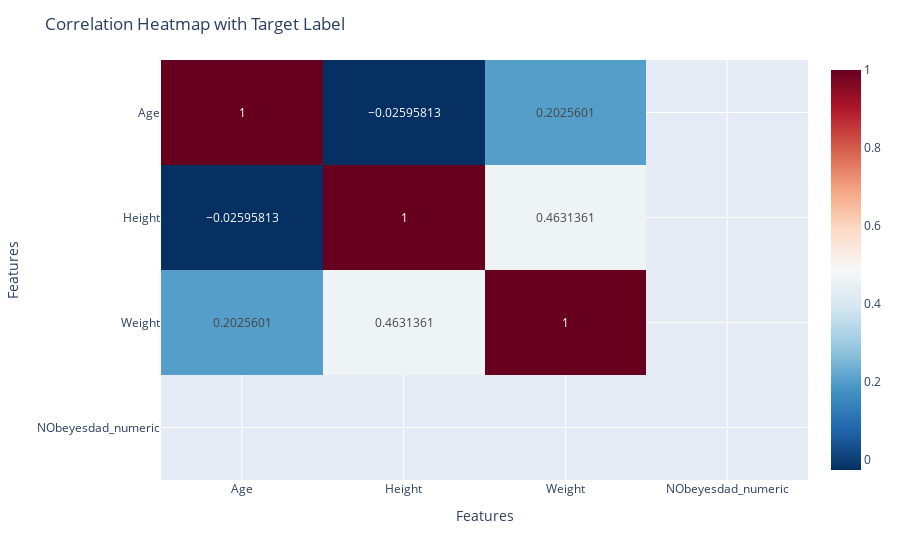

This figure's notebook cell:
### Code cell
import pandas as pd
import plotly.express as px

# Mapping the target label to numerical values
obesity_map = {'Insufficient_Weight': 0, 'Normal_Weight': 1, 'Overweight_Level_I': 2, 
               'Overweight_Level_II': 3, 'Obesity_Type_I': 4, 'Obesity_Type_II': 5, 'Obesity_Type_III': 6}
df['NObeyesdad_numeric'] = df['NObeyesdad'].map(obesity_map)

# Selecting columns including the numeric target label
selected_columns = ['Age', 'Height', 'Weight', 'NObeyesdad_numeric']
df_selected = df[selected_columns]

# Calculating the correlation matrix
correlation_matrix = df_selected.corr()

# Creating the heatmap
fig = px.imshow(correlation_matrix, 
                text_auto=True,  # Display correlation values on the heatmap
                aspect="auto",  # Adjust aspect ratio
                color_continuous_scale='RdBu_r')  # Color scale for visualization

# Updating layout for better readability
fig.update_layout(
    title='Correlation Heatmap with Target Label',
    xaxis_title='Features',
    yaxis_title='Features',
    xaxis=dict(tickmode='array', tickvals=list(range(len(df_selected.columns))), ticktext=df_selected.columns),
    yaxis=dict(tickmode='array', tickvals=list(range(len(df_selected.columns))), ticktext=df_selected.columns)
)

fig.show()

### Figure 1 — Plotly figure (JSON) as saved in the notebook; plotly's stock layout.template omitted (floating-point values rounded to 4 significant figures)
{"data": [{"coloraxis": "coloraxis", "hovertemplate": "x: %{x}<br>y: %{y}<br>color: %{z}<extra></extra>", "name": "0", "texttemplate": "%{z}", "type": "heatmap", "x": ["Age", "Height", "Weight", "NObeyesdad_numeric"], "xaxis": "x", "y": ["Age", "Height", "Weight", "NObeyesdad_numeric"], "yaxis": "y", "z": [[1, -0.02596, 0.2026, null], [-0.02596, 1, 0.4631, null], [0.2026, 0.4631, 1, null], [null, null, null, null]]}], "layout": {"autosize": true, "coloraxis": {"colorscale": [[0, "rgb(5,48,97)"], [0.1, "rgb(33,102,172)"], [0.2, "rgb(67,147,195)"], [0.3, "rgb(146,197,222)"], [0.4, "rgb(209,229,240)"], [0.5, "rgb(247,247,247)"], [0.6, "rgb(253,219,199)"], [0.7, "rgb(244,165,130)"], [0.8, "rgb(214,96,77)"], [0.9, "rgb(178,24,43)"], [1, "rgb(103,0,31)"]]}, "margin": {"t": 60}, "title": {"text": "Correlation Heatmap with Target Label"}, "xaxis": {"anchor": "y", "autorange": true, "domain": [0, 1], "range": [-0.5, 3.5], "tickmode": "array", "ticktext": ["Age", "Height", "Weight", "NObeyesdad_numeric"], "tickvals": [0, 1, 2, 3], "title": {"text": "Features"}, "type": "category"}, "yaxis": {"anchor": "x", "autorange": true, "domain": [0, 1], "range": [3.5, -0.5], "tickmode": "array", "ticktext": ["Age", "Height", "Weight", "NObeyesdad_numeric"], "tickvals": [0, 1, 2, 3], "title": {"text": "Features"}, "type": "category"}}}
